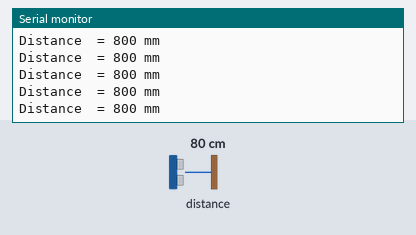
Recording of a sketch running on a simulated Arduino Uno, built with avr-gcc and run on an emulated ATmega328P. Parts: the last lines printed to the serial monitor. The inputs (shaded band) are chosen by the test bench; at power-on: distance to the obstacle 80 cm.

Above: at 1.2 s.
1.3 s: distance to the obstacle set to 2 cm
At 1.65 s:
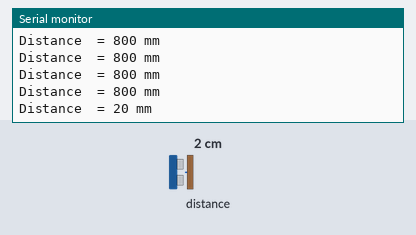
4.3 s: distance to the obstacle set to 4 cm
At 4.48 s:
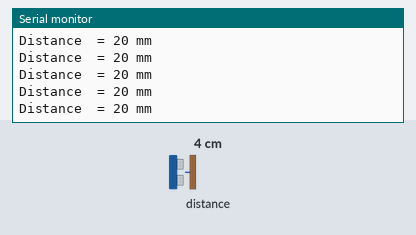
Timing chart, 0 to 7.3 s (numbered marks = the images above; inputs shaded):
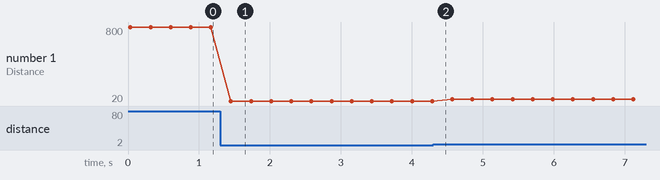

Measured:
- after the input at 1.3 s, the serial monitor: prints a new line after 0.15 s (image 1)
- plotted number 1: 800 → 20 after the input at 1.3 s, 20 → 40 after the input at 4.3 s

The sketch:

Distance.ino
```cpp
#include <Wire.h>
#include <VL53L0X.h>
VL53L0X lox;

void setup() {
  // Инициализация последовательного порта
  Serial.begin(9600);
  // Инициализация датчика
  Wire.begin();
  lox.init();
  lox.setTimeout(500);
  // параметры для режима высокой точности
  lox.setMeasurementTimingBudget(200000);
}

void loop() {
  // Измерение
  float dist = lox.readRangeSingleMillimeters();
  // Вывод измеренных значений в терминал
  Serial.println("Distance  = " + String(dist, 0) + " mm  ");
  delay(250);
}
```
